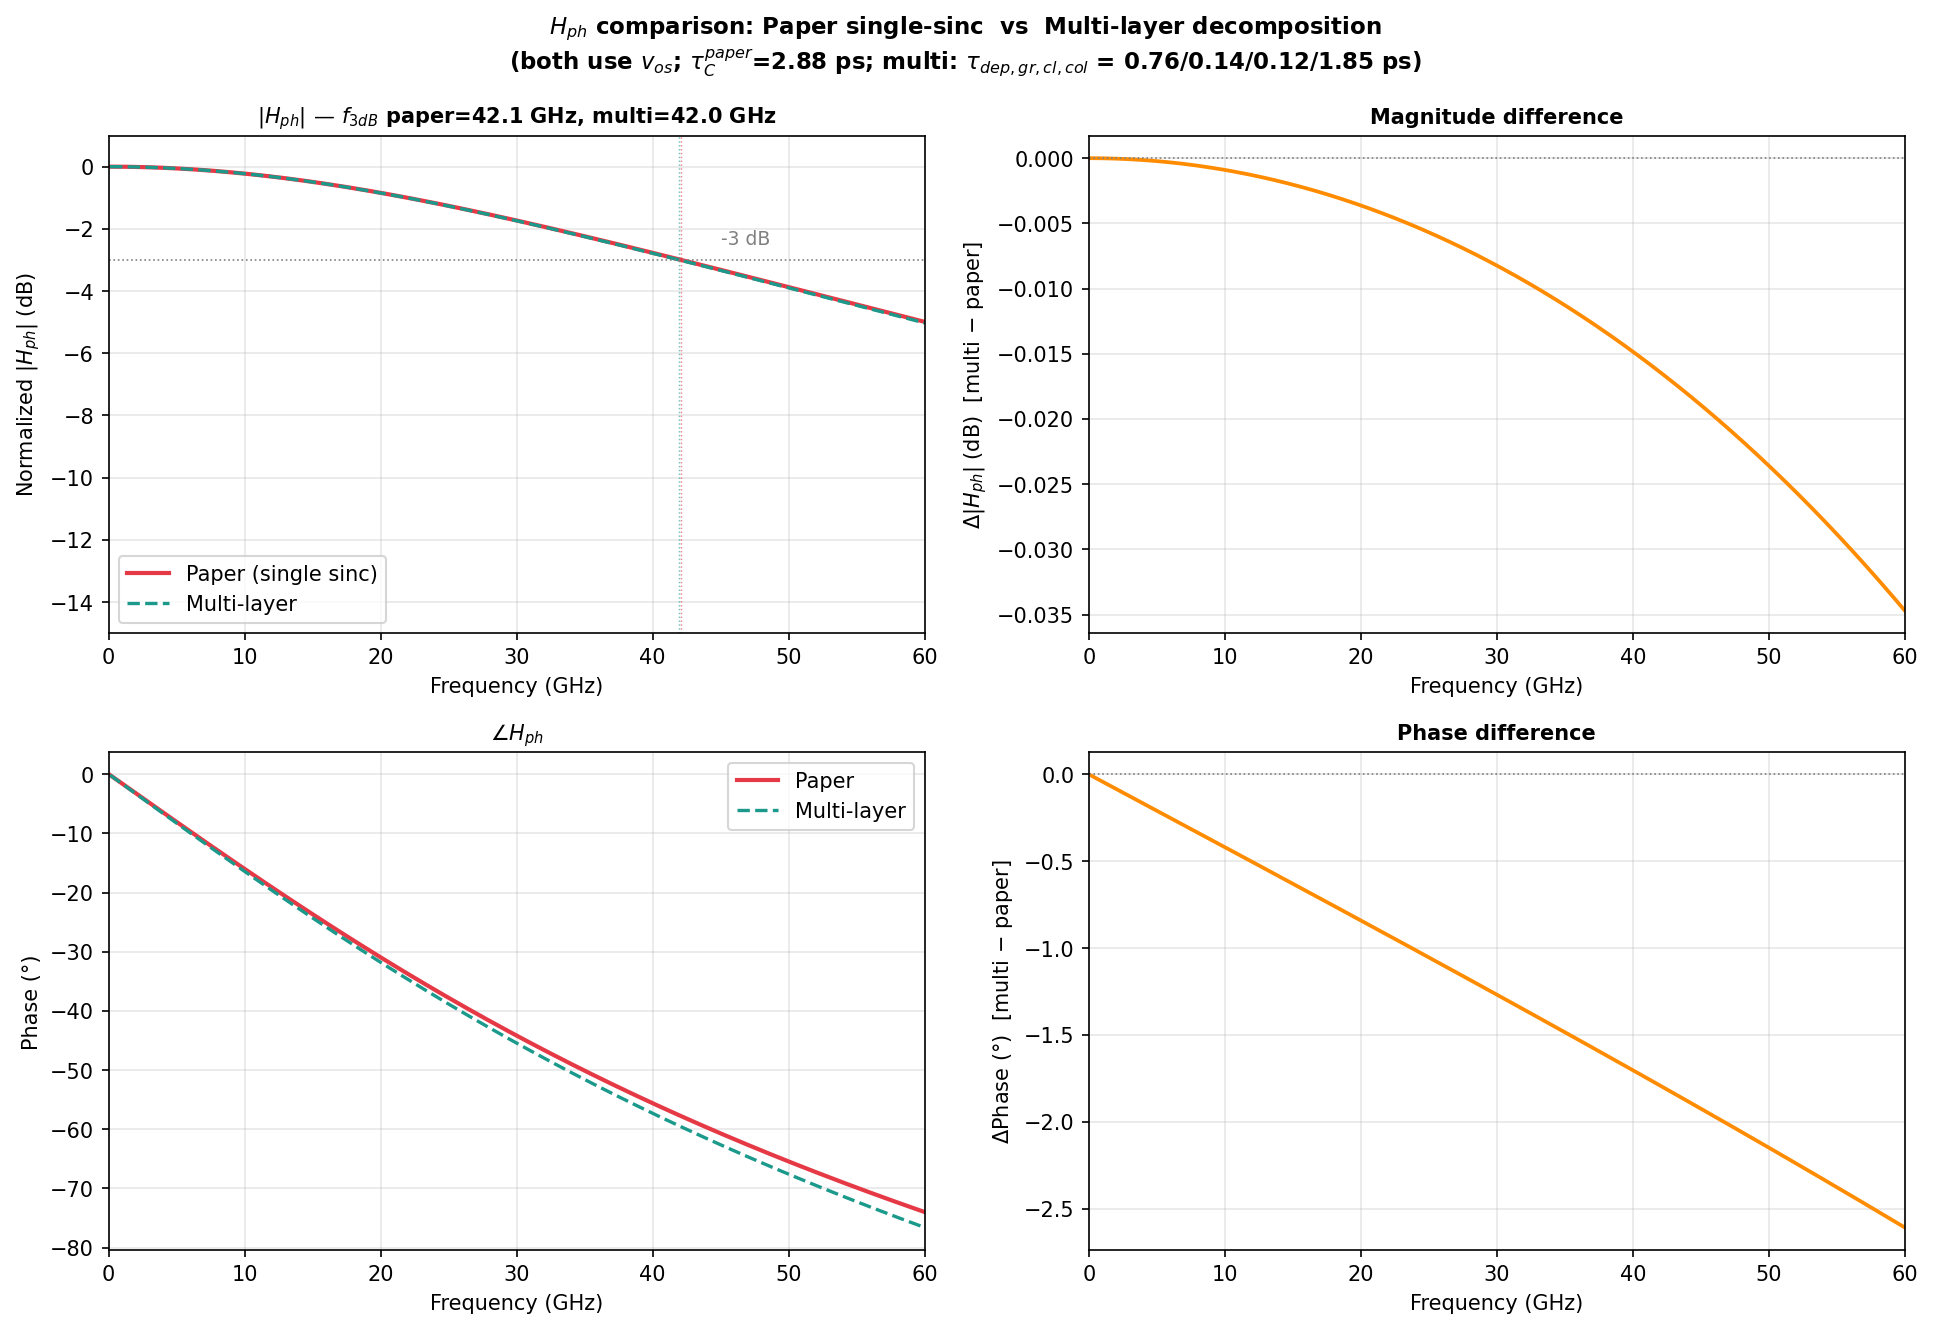

Here is the Python script that generated this plot:
"""
Compare paper single-sinc (locked baseline) vs multi-layer sinc decomposition
=============================================================================
Both use v_os transit times. Only difference: whether collector region is
treated as a single sinc(ωτ_C/2) or as a sum of per-layer sinc(ωτ_i/2)
terms with cumulative phase delays.

τ_A (absorber 1-pole) and τ_R (dielectric relaxation) are identical in
both — only the drift (W_C) part differs.
"""
import os, re
import numpy as np
import matplotlib.pyplot as plt

# ── Paper H_ph (locked baseline) ────────────────────────────────────
W_A     = 480e-9
tau_A   = 3.530e-12
tau_R   = 0.070e-12

# Drift layers (v_os values)
W_dep    = 160e-9; tau_dep = 0.762e-12       # InGaAs dep absorber
W_gr     = 30e-9;  tau_gr  = 0.143e-12       # InGaAsP grading (Q1.1+Q1.4)
W_cl     = 50e-9;  tau_cl  = 0.125e-12       # InP cliff
W_col    = 740e-9; tau_col = 1.850e-12       # InP collector
W_C      = W_dep + W_gr + W_cl + W_col       # 980 nm
tau_C    = tau_dep + tau_gr + tau_cl + tau_col   # 2.880 ps

W_tot    = W_A + W_C

# Cumulative delays (entry into each layer)
tcum_dep = 0.0
tcum_gr  = tau_dep
tcum_cl  = tau_dep + tau_gr
tcum_col = tau_dep + tau_gr + tau_cl

def absorber_term(w):
    return W_A * (2.0 + 1j*w*tau_R) / (2.0*(1.0 + 1j*w*tau_R))

def drift_paper(w):
    """Paper single-sinc over W_C with τ_C = sum of τ_i."""
    sinc = lambda x: np.sinc(x/np.pi)
    return W_C * sinc(w*tau_C/2) * np.exp(-1j*w*tau_C/2)

def drift_multi(w):
    """Multi-layer sinc decomposition with cumulative phase."""
    sinc = lambda x: np.sinc(x/np.pi)
    return ( W_dep * sinc(w*tau_dep/2) * np.exp(-1j*w*(tcum_dep + tau_dep/2))
           + W_gr  * sinc(w*tau_gr /2) * np.exp(-1j*w*(tcum_gr  + tau_gr /2))
           + W_cl  * sinc(w*tau_cl /2) * np.exp(-1j*w*(tcum_cl  + tau_cl /2))
           + W_col * sinc(w*tau_col/2) * np.exp(-1j*w*(tcum_col + tau_col/2)) )

def H_ph(w, drift_func):
    return (absorber_term(w) + drift_func(w)) / (W_tot * (1.0 + 1j*w*tau_A))

# ── Sweep and compare ──────────────────────────────────────────────
f = np.linspace(0.1e9, 60e9, 6000)
w = 2*np.pi*f
Hp = H_ph(w, drift_paper)
Hm = H_ph(w, drift_multi)

mag_paper_dB = 20*np.log10(np.abs(Hp)/np.abs(Hp[0]))
mag_multi_dB = 20*np.log10(np.abs(Hm)/np.abs(Hm[0]))
diff_dB      = mag_multi_dB - mag_paper_dB
phase_paper  = np.unwrap(np.angle(Hp))*180/np.pi
phase_multi  = np.unwrap(np.angle(Hm))*180/np.pi
diff_phase   = phase_multi - phase_paper

# Find -3 dB points
def f3dB(Hd):
    idx = np.where(Hd <= -3)[0]
    return f[idx[0]]/1e9 if len(idx) else np.nan
f3_paper = f3dB(mag_paper_dB)
f3_multi = f3dB(mag_multi_dB)

# Print table at key frequencies
print('='*80)
print(f'Paper single-sinc  τ_C = {tau_C*1e12:.3f} ps   (τ_eff = {tau_C/2*1e12:.3f} ps)')
print(f'Multi-layer        τ_i = {tau_dep*1e12:.3f}, {tau_gr*1e12:.3f}, '
      f'{tau_cl*1e12:.3f}, {tau_col*1e12:.3f} ps')
print(f'                   τ_eff (thickness-weighted center) = '
      f'{(W_dep*(tcum_dep+tau_dep/2) + W_gr*(tcum_gr+tau_gr/2) + W_cl*(tcum_cl+tau_cl/2) + W_col*(tcum_col+tau_col/2))/W_C*1e12:.3f} ps')
print('-'*80)
print(f'{"f (GHz)":>8} | {"|H| paper (dB)":>14} | {"|H| multi (dB)":>14} | {"ΔdB":>8} | '
      f'{"Δphase (°)":>12}')
print('-'*80)
for ft in [5, 10, 15, 20, 25, 30, 35, 40, 50]:
    i = np.argmin(np.abs(f - ft*1e9))
    print(f'{ft:>8} | {mag_paper_dB[i]:>14.4f} | {mag_multi_dB[i]:>14.4f} | '
          f'{diff_dB[i]:>+8.4f} | {diff_phase[i]:>+12.3f}')
print('-'*80)
print(f'  f_3dB:  paper = {f3_paper:.2f} GHz,  multi = {f3_multi:.2f} GHz')

# ── Plot ────────────────────────────────────────────────────────────
fig, axes = plt.subplots(2, 2, figsize=(13, 9))
fig.suptitle(
    r'$H_{ph}$ comparison: Paper single-sinc  vs  Multi-layer decomposition' '\n'
    rf'(both use $v_{{os}}$; $\tau_C^{{paper}}$={tau_C*1e12:.2f} ps; '
    rf'multi: $\tau_{{dep,gr,cl,col}}$ = {tau_dep*1e12:.2f}/{tau_gr*1e12:.2f}/'
    rf'{tau_cl*1e12:.2f}/{tau_col*1e12:.2f} ps)',
    fontsize=11, fontweight='bold')

ax = axes[0, 0]
ax.plot(f/1e9, mag_paper_dB, '-', color='#E63946', lw=2.0, label='Paper (single sinc)')
ax.plot(f/1e9, mag_multi_dB, '--', color='#1B998B', lw=1.6, label='Multi-layer')
ax.axhline(-3, color='gray', ls=':', lw=0.8)
ax.axvline(f3_paper, color='#E63946', ls=':', lw=0.7, alpha=0.6)
ax.axvline(f3_multi, color='#1B998B', ls=':', lw=0.7, alpha=0.6)
ax.text(45, -2.5, '-3 dB', fontsize=9, color='gray')
ax.set_xlabel('Frequency (GHz)'); ax.set_ylabel('Normalized $|H_{ph}|$ (dB)')
ax.set_title(rf'$|H_{{ph}}|$ — $f_{{3dB}}$ paper={f3_paper:.1f} GHz, multi={f3_multi:.1f} GHz',
             fontsize=10, fontweight='bold')
ax.set_xlim(0, 60); ax.set_ylim(-15, 1)
ax.legend(fontsize=10); ax.grid(True, alpha=0.3)

ax = axes[0, 1]
ax.plot(f/1e9, diff_dB, '-', color='#FF8C00', lw=1.8)
ax.axhline(0, color='gray', ls=':', lw=0.8)
ax.set_xlabel('Frequency (GHz)'); ax.set_ylabel(r'$\Delta|H_{ph}|$ (dB)  [multi − paper]')
ax.set_title('Magnitude difference', fontsize=10, fontweight='bold')
ax.set_xlim(0, 60); ax.grid(True, alpha=0.3)

ax = axes[1, 0]
ax.plot(f/1e9, phase_paper, '-', color='#E63946', lw=2.0, label='Paper')
ax.plot(f/1e9, phase_multi, '--', color='#1B998B', lw=1.6, label='Multi-layer')
ax.set_xlabel('Frequency (GHz)'); ax.set_ylabel('Phase (°)')
ax.set_title(r'$\angle H_{ph}$', fontsize=10, fontweight='bold')
ax.set_xlim(0, 60); ax.legend(fontsize=10); ax.grid(True, alpha=0.3)

ax = axes[1, 1]
ax.plot(f/1e9, diff_phase, '-', color='#FF8C00', lw=1.8)
ax.axhline(0, color='gray', ls=':', lw=0.8)
ax.set_xlabel('Frequency (GHz)'); ax.set_ylabel(r'$\Delta$Phase (°)  [multi − paper]')
ax.set_title('Phase difference', fontsize=10, fontweight='bold')
ax.set_xlim(0, 60); ax.grid(True, alpha=0.3)

fig.tight_layout()
out = 'Hph_paper_vs_multi.png'
fig.savefig(out, dpi=150, bbox_inches='tight')
print(f'\nSaved: {out}')
